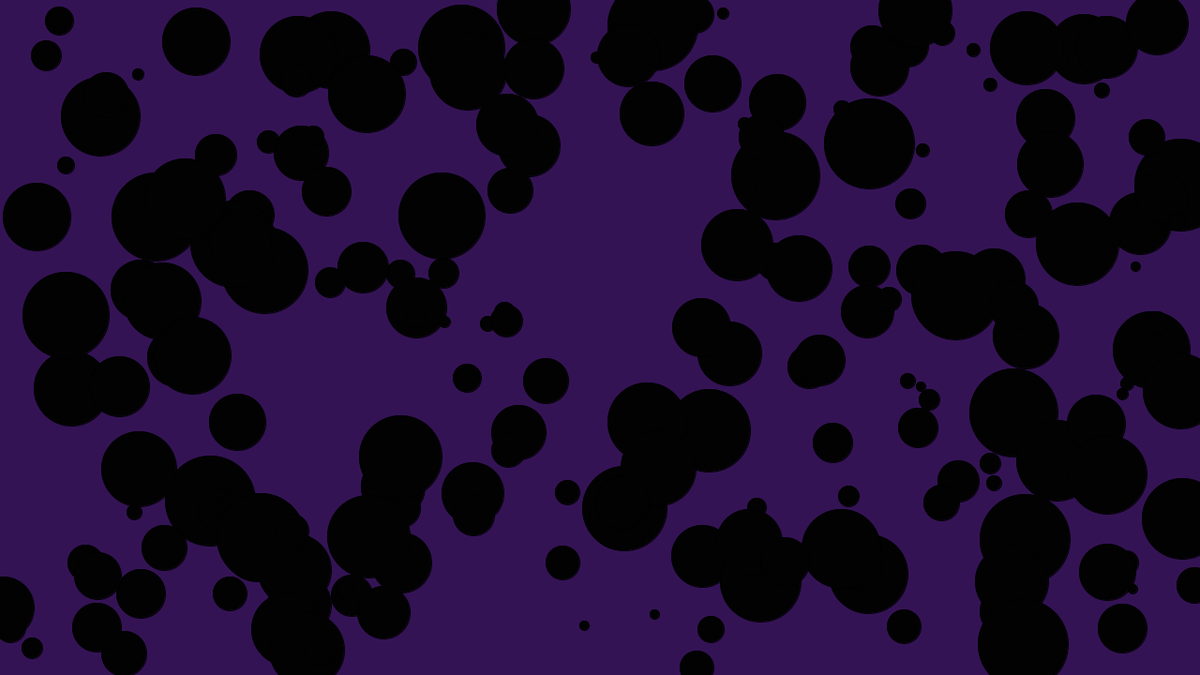
Frame 1 (no input)
Frame 60 (the mouse pressed at the canvas centre just before this capture): identical to frame 1, image omitted
Frame 120 (the mouse held since frame 60 and released just before this capture): identical to frame 1, image omitted

The Processing sketch that drew this single still picture (run headless with seeded random() and noise(); from frame 60 on, the mouse is pressed at the canvas centre):

// Processing sketch: Kuleczka_13_09_2017
// ── Kuleczka_13_09_2017.pde
//utwórz spis kuleczek
ArrayList<Kuleczka> kuleczki = new ArrayList<Kuleczka>();
void setup()
{
  size (1280, 720);
  for (int i=0; i<200; i++)
  {
    kuleczki.add(new Kuleczka() ); //kuleczki, dodaj
  } //koniec for
}// koniec setup

void draw()
{
  background (#341355);
  for (int i=0; i<200; i++)
  {
    Kuleczka k = kuleczki.get(i);
    k.draw();
  }
}





//Kuleczka k1, k2; - rezerwacja dwuch miejsc wie że będzie tam klasu kuleczka
//ArrayList - lista, zestawienie
//ArrayList<Kuleczka> kuleczki = new ArrayList<Kuleczka>(); to bedzie zbiur kuleczek ponumerowany i tworzy tabele "rodzeń"



//git - program na linuksa do łączenia komputerów 
// ── Kuleczka.pde
class Kuleczka
{
  //właściwości (cechy)
  int x, y;
  int r; //promień kuleczki

  //konstruktor (narodziny kuleczki)

  Kuleczka() //musi być taka sama nazwa jak klasy
  {
    //co sie dzieje, gdy kuleczka się rodzi
    x=(int)random(0, width);  //szerokość (od 0 do szerokości okna)
    y=(int)random(0, height);  //wysokość (od 0 do wysokości okna)
    r=(int)random(5, 50); //   <5, 20)
    fill(random (5));
  }
  //metody (umiejętności)
  void draw()
  {
    ellipse(x, y, 2*r, 2*r);
  }
}














//NOTATKI!!!
//class, musi zawierać właściwości(cechy), konstruktor(narodziny kuleczki) oraz metody(umiejętności)
//konstruktor musi być tak samo nazwany jak klasa
